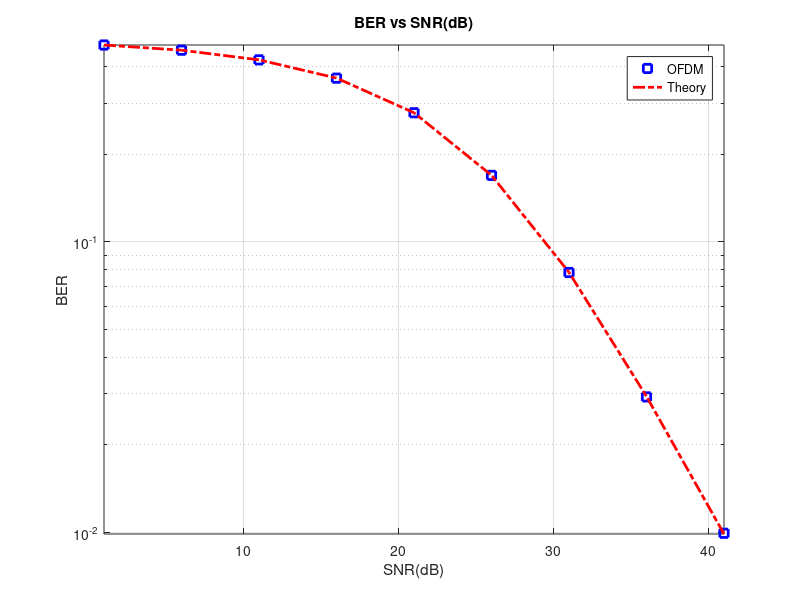

MATLAB code to generate this figure:
close all;
clear all;
rng('shuffle');

SNRdB = [1:5:45];
Nsub= 512;
Ncp = round (Nsub/10);
numBlocks = 10000;
numTaps = 2;
BER = zeros(size(SNRdB));
SNR = zeros(size(SNRdB));
for L = 1:numBlocks
bits = randi([0,1],[1,Nsub]);
 h=1/sqrt(2)*(randn(1,numTaps)+j*randn(1,numTaps));
   Hfreq = fft(h,Nsub);
   ChNoise = (randn(1,numTaps+ Nsub + Ncp -1)+j*randn(1,numTaps+ Nsub + Ncp -1));
for K=1:length(SNRdB)
    SNR(K)=10^(SNRdB(K)/10);
    Loadedbits = sqrt(SNR(K))*(2*bits-1);
    TxSamples = ifft(Loadedbits);
    TxSamplesCp = [TxSamples(Nsub-Ncp+1:Nsub),TxSamples];
    Rxbits = conv(h,TxSamplesCp)+ ChNoise;
    RxbitsWithoutCp = Rxbits(Ncp + 1:Ncp + Nsub);
    RxbitsFFT = fft(RxbitsWithoutCp,Nsub);
    ProcessedBits=RxbitsFFT./Hfreq;
    DecodedBits = ((real(ProcessedBits))>=0);
    BER(K)= BER(K) + sum(DecodedBits~=bits);
end
end
eSNR = numTaps*SNR/Nsub;
BER = BER/(numBlocks*Nsub);
semilogy(SNRdB,BER,'b s','linewidth',2.0);
hold on;
semilogy(SNRdB,0.5*(1-sqrt(eSNR./(2+eSNR))),'r-.','linewidth',2.0);
axis tight;
grid on;
legend('OFDM','Theory')
xlabel('SNR(dB)');
ylabel('BER');
title('BER vs SNR(dB)');

